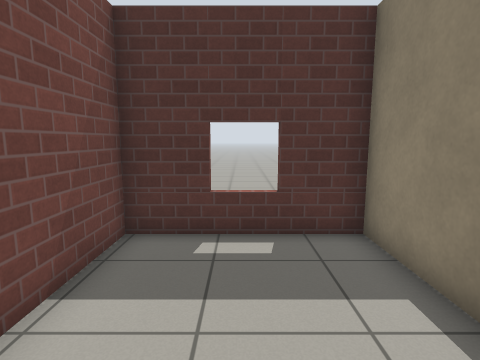
View 1 (above)

19 first-person views from a walk through a robot-simulator world made for Gazebo. The camera is 1.1 m above the floor, tilts 8° down and sees 80° across. The floor is counted in squares, 0.5 m on a side. Each view is taken from the middle of a square. On the plan, view 1 faces up. The plan holds only what a view shows up to about 17 squares ahead; the rest is blank. Robots are left out. Gazebo's built-in surfaces are drawn with simple patterns.

View 2
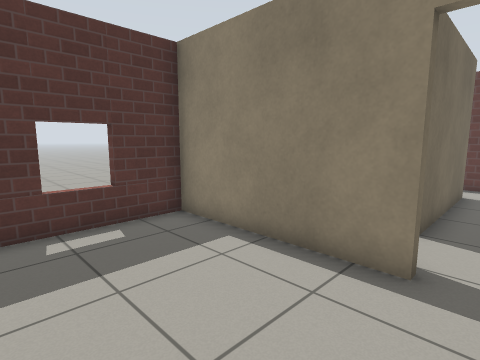

View 3
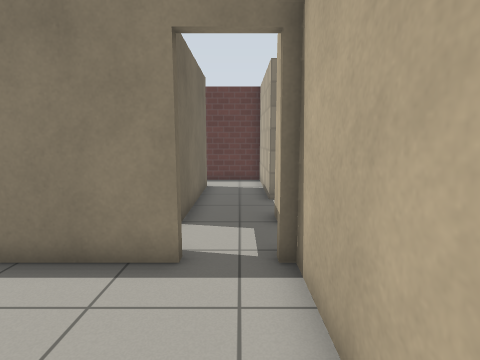

View 4
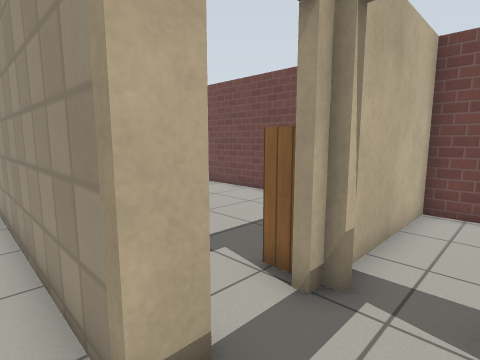

View 5
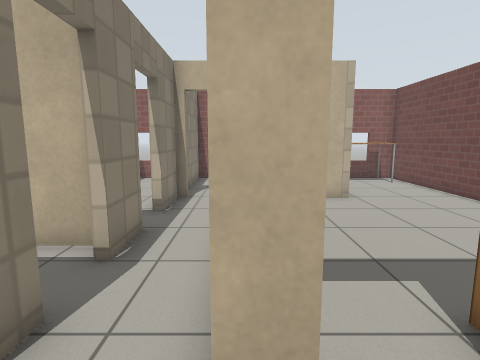

View 6
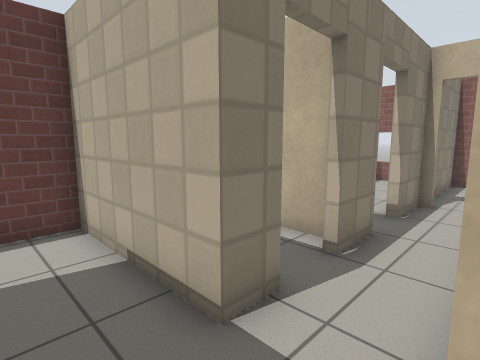

View 7
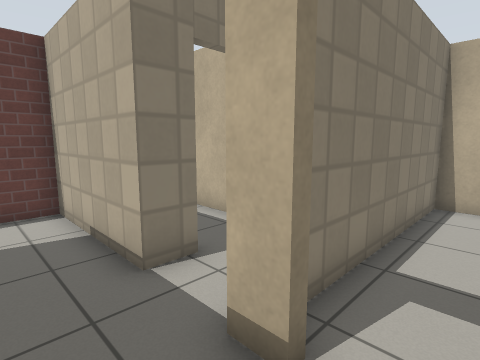

View 8
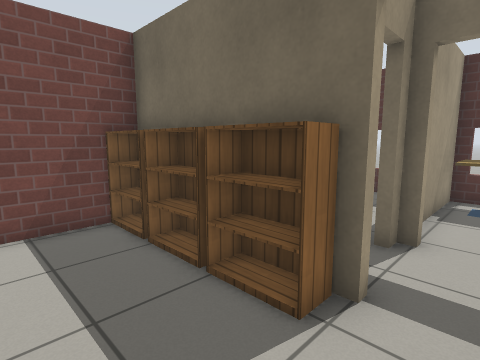

View 9
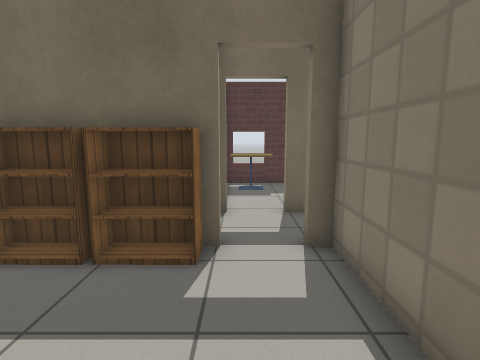

View 10
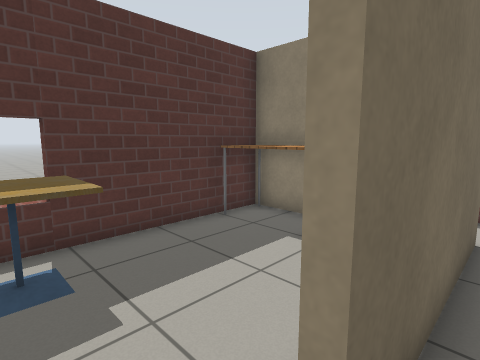

View 11
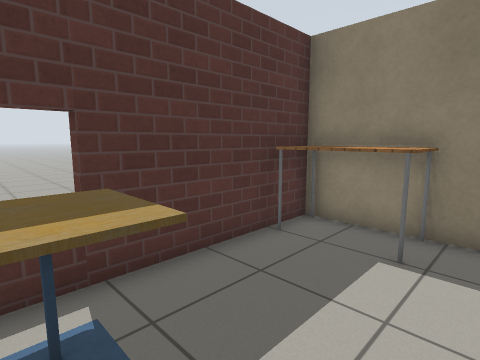

View 12
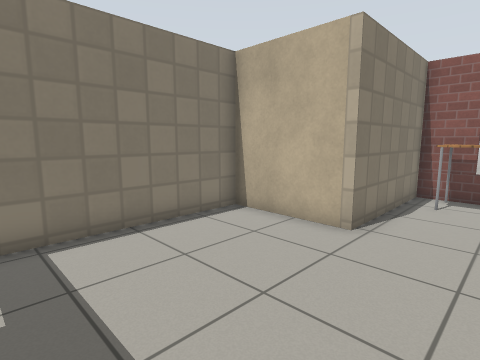

View 13
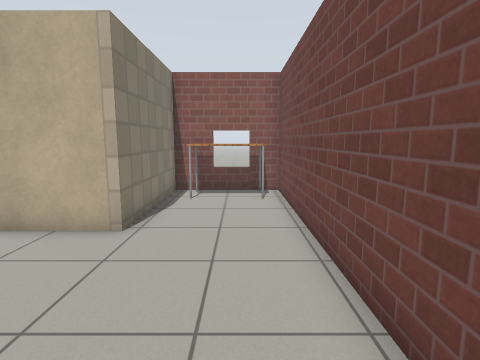

View 14
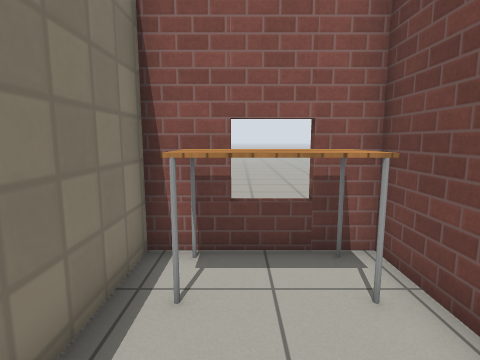

View 15
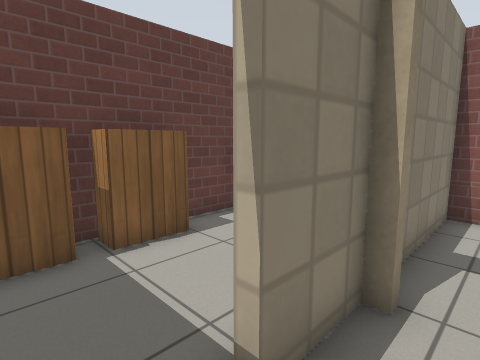

View 16
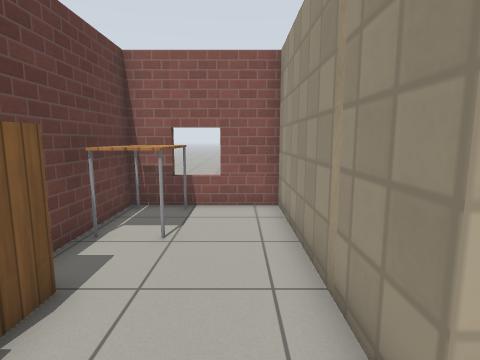

View 17
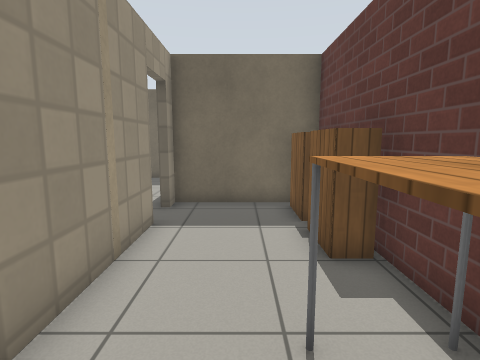

View 18
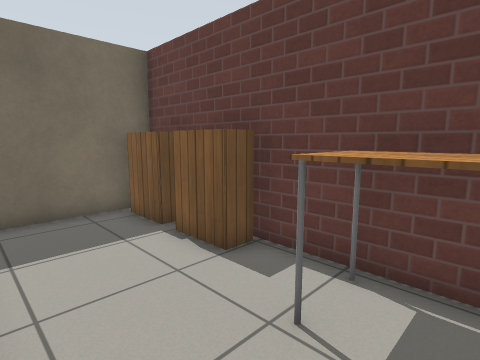

View 19
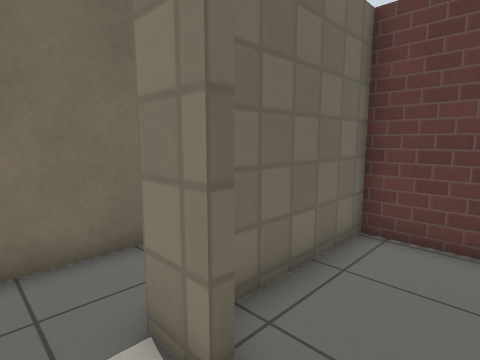

### Floor plan
Points are (right, up) in squares from view 1. A wall is a line through its corners. A room is listed if a view was taken in it or the views show most of it. See-through windows are left out.
Room 1 (views 1, 2, 3)
walls: (2.9, 0) (2.9, 6.5) (-2.7, 6.5) (-2.7, 2.9); (-2.7, -0.6) (-2.7, -2) (2.9, -2)
ways out: open door at (3, -0.5) to room 2
Room 2 (views 4, 5, 6, 7, 10, 15, 19)
walls: (8.4, -3.3) (8.4, -2) (13.7, -2) (13.7, 0.9); (11.6, 0.6) (5.4, 0.6); (5.4, -2) (6.2, -2) (6.2, -10.4); (3.6, 0.6) (3.2, 0.6) (3.2, 0); (3.2, -2) (3.6, -2); (8.4, -6.9) (8.4, -5); (8.4, -10.7) (8.4, -8.5)
ways out: open door at (3, -0.5) to room 1; open door at (4.5, -2) to room 3; open door at (4.5, 1) to room 4; open door at (7.5, -11) to room 5; open door at (8.7, -7.7) to room 5; open door at (8.7, -4.3) to room 6
Room 3 (views 8, 9, 12, 13, 14)
walls: (3.6, -2.3) (-2.7, -2.3) (-2.7, -16.5) (1.9, -16.5) (1.9, -10.7) (5.9, -10.7) (5.9, -2.3)
ways out: open door at (4.5, -2) to room 2
objects: table (-2, -16) to (1, -15); bookshelf (-2, -3) to (-1, -3); bookshelf (0, -3); bookshelf (1, -3) to (3, -3)
Room 4 (view 11)
walls: (11.2, 5.4) (11.2, 6.5) (3.2, 6.5) (3.2, 2.6); (11.2, 2.5) (11.2, 3.5)
ways out: open door at (4.5, 1) to room 2
objects: cafe table (4, 4) to (5, 6); table (10, 4) to (11, 6)
Room 5 (views 16, 17, 18)
walls: (8.7, -8.5) (8.7, -16.5) (13.7, -16.5) (13.7, -6.1) (8.7, -6.1) (8.7, -6.9)
ways out: open door at (7.5, -11) to room 2; open door at (8.7, -7.7) to room 2
objects: table (12, -16) to (13, -13); bookshelf (13, -11) to (13, -9); bookshelf (13, -8) to (13, -7)
Room 6 (no view inside)
walls: (9, -5.8) (11.9, -5.8); (13.7, -4.6) (13.7, -2.3) (9.5, -2.3)
ways out: open door at (8.7, -4.3) to room 2

Where each view was taken, in squares from view 1:
view 1: 0 up, 0 right, facing up
view 2: 1 down, 2 left, facing up-right
view 3: 1 down, 2 left, facing right
view 4: 0 up, 7 right, facing down-left
view 5: 0 up, 6 right, facing down
view 6: 0 up, 6 right, facing down-right
view 7: 0 up, 4 right, facing down-right
view 8: 6 down, 5 right, facing up-left
view 9: 8 down, 4 right, facing up
view 10: 0 up, 4 right, facing up-right
view 11: 2 up, 4 right, facing up-right
view 12: 4 down, 1 left, facing down-right
view 13: 4 down, 1 left, facing down
view 14: 11 down, 0 right, facing down
view 15: 7 down, 7 right, facing down-right
view 16: 7 down, 10 right, facing down
view 17: 16 down, 11 right, facing up
view 18: 15 down, 9 right, facing up-right
view 19: 5 down, 7 right, facing up-right
